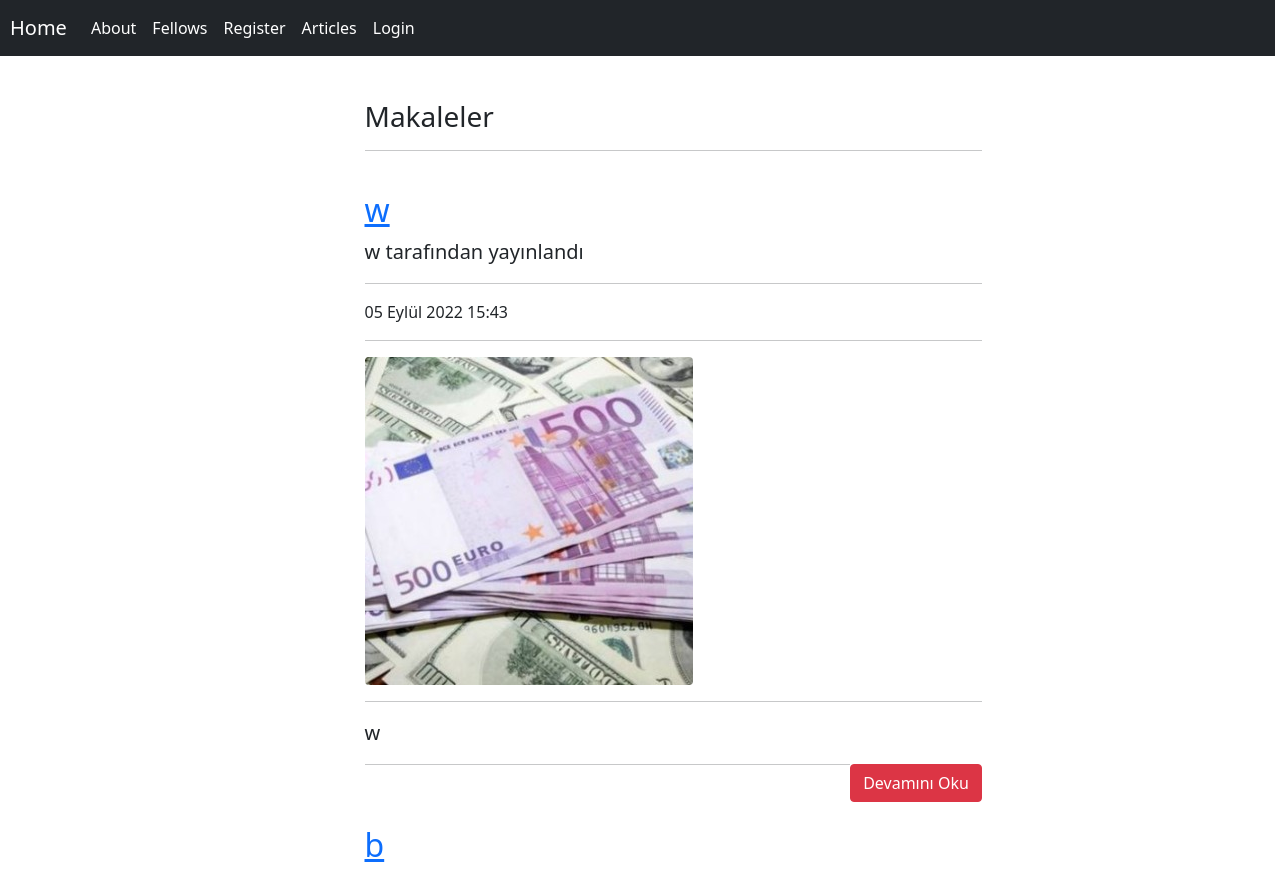
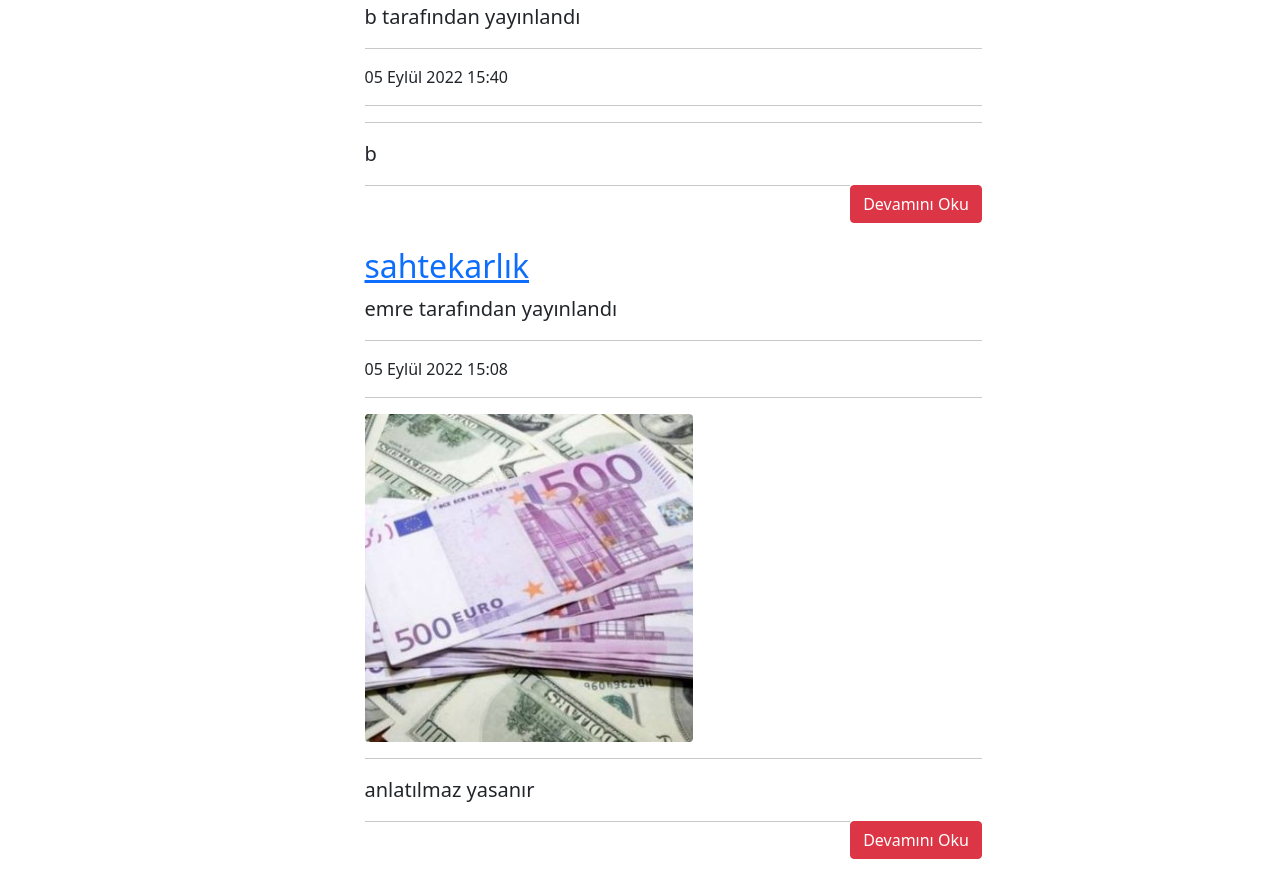
/app_4/articles/, run on the app's committed database (2 pictures, top to bottom).
### app_004_blog/models.py (models this page shows, shortened)
class Article(models.Model):
    author = models.CharField(max_length=100,verbose_name="Author")
    title = models.CharField(max_length=100,verbose_name="Title")
    content = models.TextField(max_length=100000,verbose_name="Content")
    created_date=models.DateTimeField(default=datetime.now,blank=True,verbose_name="Created date")
    files = models.FileField(blank=True , null=True , verbose_name="File",upload_to="media/")
    class Meta:
        ordering = ['-created_date']

### app_004_blog/views.py (the view)
# urls.py: path("articles/",views.articles ,name="name_articles"),
def articles(request):
    articles=Article.objects.all()
    return render(request,"articles.html",{"articles":articles})

### templates/articles.html (shortened to what this page needs)
{% extends "layout.html" %}
{% block body %}
<div class ="row">
  <div class="col-md-10 offset-md-3">
      <div class="col-lg-8">
          <h3>Makaleler</h3>
          <hr>
      </div>
  </div>
</div>
{% if articles %}
  {% for article in articles %}
    <div class="row">
        <div class="col-md-10 offset-md-3">
          <div class="col-lg-8">
            <a href="{% url 'app4:name_detail' article.id %}"> <h2 class="mt-4"> {{article.title}} </h2> </a>
            <p class="lead">
              {{article.author}} tarafından yayınlandı
            </p>
            <hr>
            <p>{{article.created_date}}</p>
            <hr>
            {% if article.files %}
            <a href="{% url 'app4:name_detail' article.id %}"> <img class="img-fluid rounded" src="{{article.files.url}}" alt=""> </a>
            {% endif %}
            <hr>
            <p class="lead">
                {{article.content}}
            </p>
            <a style ="float : right;" href="{% url 'app4:name_detail' article.id %}" class ="btn btn-danger">Devamını Oku</a>
            <hr>
          </div>
        </div>
     </div>
  {% endfor %}
{% endif %}
{% endblock body %}

### templates/layout.html (shortened to what this page needs)
<!DOCTYPE html>
{% load static %}
<html lang="en">
<head>
     <link rel="stylesheet" href="{% static 'css/bootstrap.min.css' %}">
</head>
<body>
{% include 'includes/navbar.html'   %}
<div class="container" style="margin-top: 100px; margin-bottom: 100px;">
    {% block body %}{% endblock %}
</div>
</body>
</html>

### templates/includes/navbar.html (shortened to what this page needs)
<nav class="navbar navbar-expand-md navbar-dark fixed-top bg-dark">
    <a style="margin-left: 10px;" class="navbar-brand" href="{% url 'name_index' %}">Home</a>
    <div class="collapse navbar-collapse" id="navbarSupportedContent">
      <ul class="navbar-nav me-auto mb-2 mb-lg-0">
        <li class="nav-item">
          <a class="nav-link active" aria-current="page" href="{% url 'app2:name_about' %}">About</a>
        </li>
        <li class="nav-item">
          <a class="nav-link active" aria-current="page" href="{% url 'app2:name_personal' %}"> Fellows</a>
        </li>
        <li class="nav-item">
          <a class="nav-link active" aria-current="page" href="{% url 'app3:name_register' %}"> Register</a>
        </li>
        <li class="nav-item">
          <a class="nav-link active" aria-current="page" href="{% url 'app4:name_articles' %}"> Articles</a>
        </li>
        {% if request.user.is_authenticated %}
          <li class="nav-item">
            <a class="nav-link active" aria-current="page" href="{% url 'app4:name_dashboard' %}"> Dashboard</a>
          </li>
          <li class="nav-item">
            <a class="nav-link active" aria-current="page" href="{% url 'app3:name_logout' %}"> Logout</a>
          </li>
        {% else %}
          <li class="nav-item">
            <a class="nav-link active" aria-current="page" href="{% url 'app3:name_login' %}"> Login</a>
          </li>
        {% endif %}
    </div>
  </nav>

### data on the page
Article: title "w", author "w", created_date "05 Eylül 2022 15:43", files (picture), content "w"
Article: title "b", author "b", created_date "05 Eylül 2022 15:40", content "b"
Article: title "sahtekarlık", author "emre", created_date "05 Eylül 2022 15:08", files (picture), content "anlatılmaz yasanır"
